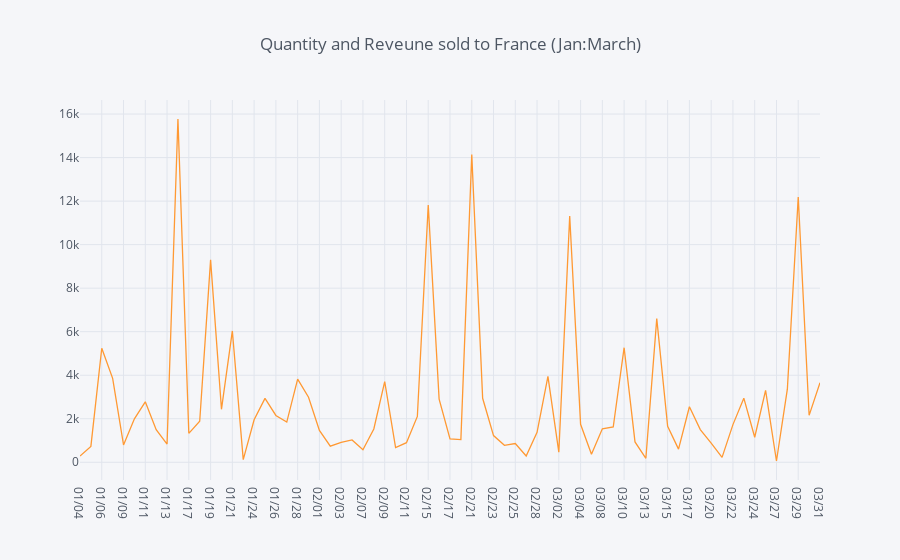

Source (notebook cell):
### Markdown cell above
## 2. Create an interactive line chart showing quantity and revenue sold to France between January 1st and May 31st 2011.

### Code cell
# filter by date
df1 = dataWOUK.set_index(keys='InvoiceDate').loc['2011-01':'2011-03-31']
df1 = df1.reset_index()

# format dates
df1.loc[:,'InvoiceDate'] = df1.loc[:,'InvoiceDate'].apply(lambda row: row.strftime("%m/%d"))

# groupby dates
df1 = df1.groupby(by='InvoiceDate').sum()

# now we plot
title = 'Quantity and Reveune sold to France (Jan:March)'
df1.iplot(kind='line', y='Quantity', title=title)

### Figure 1 — Plotly figure (JSON) as saved in the notebook; plotly's stock layout.template omitted (floating-point values rounded to 4 significant figures)
{"data": [{"line": {"color": "rgba(255, 153, 51, 1.0)", "dash": "solid", "shape": "linear", "width": 1.3}, "mode": "lines", "name": "Quantity", "text": "", "type": "scatter", "uid": "d739182e-78bb-468d-b29b-e2b59e84e190", "x": ["01/04", "01/05", "01/06", "01/07", "01/09", "01/10", "01/11", "01/12", "01/13", "01/14", "01/17", "01/18", "01/19", "01/20", "01/21", "01/23", "01/24", "01/25", "01/26", "01/27", "01/28", "01/31", "02/01", "02/02", "02/03", "02/04", "02/07", "02/08", "02/09", "02/10", "02/11", "02/14", "02/15", "02/16", "02/17", "02/18", "02/21", "02/22", "02/23", "02/24", "02/25", "02/27", "02/28", "03/01", "03/02", "03/03", "03/04", "03/07", "03/08", "03/09", "03/10", "03/11", "03/13", "03/14", "03/15", "03/16", "03/17", "03/18", "03/20", "03/21", "03/22", "03/23", "03/24", "03/25", "03/27", "03/28", "03/29", "03/30", "03/31"], "y": [288, 728, 5240, 3857, 798, 1998, 2779, 1497, 836, 15773, 1330, 1887, 9302, 2435, 6035, 120, 1951, 2935, 2151, 1847, 3819, 2987, 1467, 741, 913, 1027, 573, 1529, 3710, 679, 900, 2106, 11817, 2900, 1078, 1041, 14136, 2940, 1226, 780, 860, 287, 1379, 3944, 465, 11318, 1747, 368, 1541, 1621, 5265, 936, 183, 6600, 1650, 604, 2552, 1501, 879, 227, 1731, 2946, 1151, 3300, 59, 3358, 12186, 2157, 3657]}], "layout": {"legend": {"bgcolor": "#F5F6F9", "font": {"color": "#4D5663"}}, "paper_bgcolor": "#F5F6F9", "plot_bgcolor": "#F5F6F9", "title": {"font": {"color": "#4D5663"}, "text": "Quantity and Reveune sold to France (Jan:March)"}, "xaxis": {"gridcolor": "#E1E5ED", "showgrid": true, "tickfont": {"color": "#4D5663"}, "title": {"font": {"color": "#4D5663"}, "text": ""}, "zerolinecolor": "#E1E5ED"}, "yaxis": {"gridcolor": "#E1E5ED", "showgrid": true, "tickfont": {"color": "#4D5663"}, "title": {"font": {"color": "#4D5663"}, "text": ""}, "zerolinecolor": "#E1E5ED"}}}
